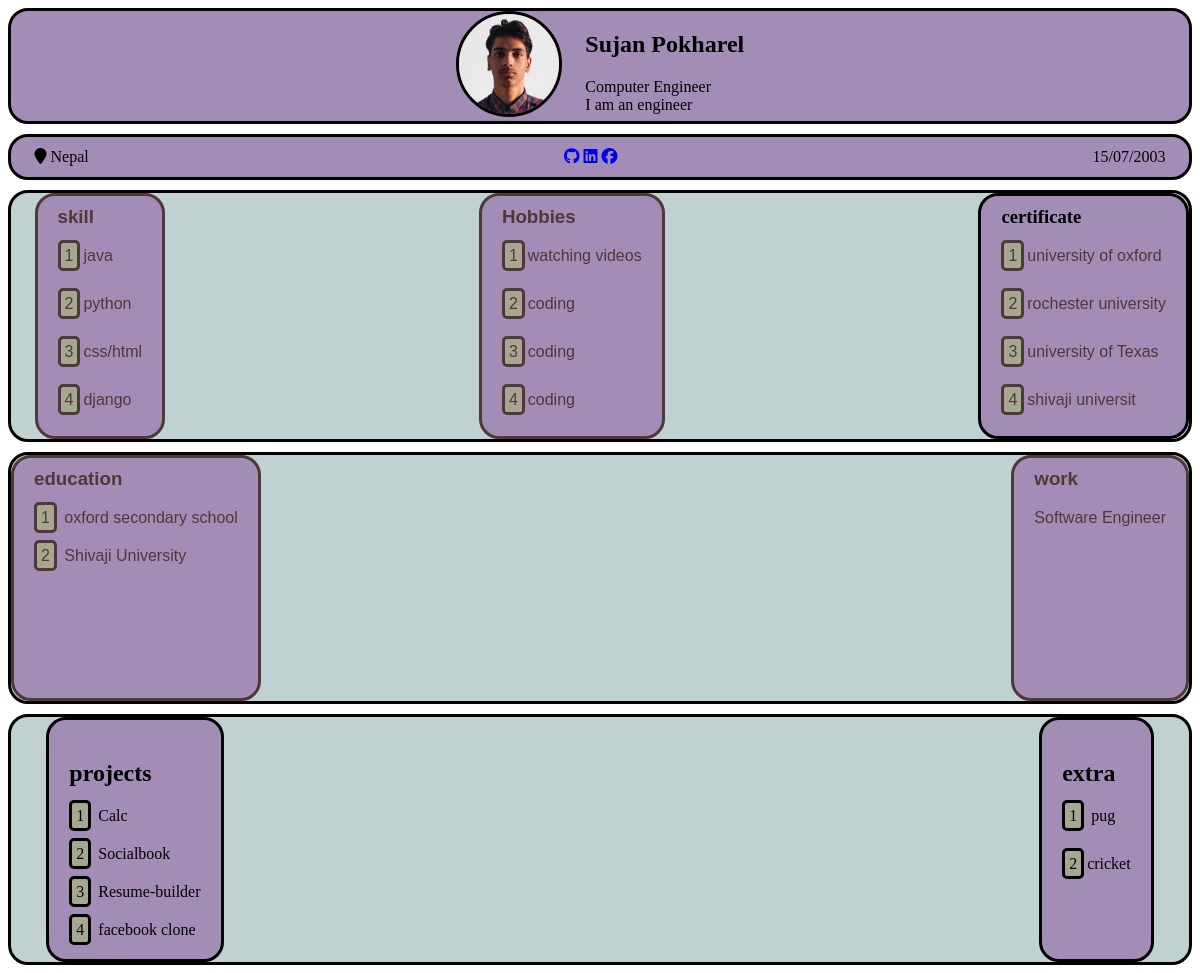
Screenshot of /resume/ with the database file from the repository.
### resume/models.py (models this page shows)
class First(models.Model):
    photo=models.FileField(upload_to="image/",default=None,null=True)
    name=models.CharField(max_length=20,null=True)
    profession=models.CharField(max_length=20,null=True)
    aboutyou=models.CharField(max_length=200,null=True)
    location=models.CharField(max_length=50,null=True)
    github=models.CharField(max_length=200,null=True)
    linkedin=models.CharField(max_length=200,null=True)
    facebook=models.CharField(max_length=200,null=True)
    dateofbirth=models.CharField(max_length=20,null=True)
    skill1=models.CharField(max_length=200,null=True)
    skill2=models.CharField(max_length=200,null=True)
    skill3=models.CharField(max_length=200,null=True)
    skill4=models.CharField(max_length=200,null=True)
    hobbies1=models.CharField(max_length=200,null=True)
    hobbies2=models.CharField(max_length=200,null=True)
    hobbies3=models.CharField(max_length=200,null=True)
    hobbies4=models.CharField(max_length=200,null=True)
    certificate1=models.CharField(max_length=200,null=True)
    certificate2=models.CharField(max_length=200,null=True)
    certificate3=models.CharField(max_length=200,null=True)
    certificate4=models.CharField(max_length=200,null=True)
    twthpassedfrom=models.CharField(max_length=200,null=True)
    bachelors=models.CharField(max_length=200,null=True)
    work=models.CharField(max_length=200,null=True)
    projects1=models.CharField(max_length=200,null=True)
    projects2=models.CharField(max_length=200,null=True)
    projects3=models.CharField(max_length=200,null=True)
    projects4=models.CharField(max_length=200,null=True)
    extraactivity1=models.CharField(max_length=200,null=True)
    extraactivity2=models.CharField(max_length=200,null=True)

### resume/views.py (the view)
# urls.py: path("resume/",views.resumerender),
def resumerender(request):
    first=First.objects.last()
    print(first)
    return render(request,"resume.html",{"first":first})

### templates/resume.html (shortened to what this page needs)
<!DOCTYPE html>
<html lang="en">
<head>
    <link rel="stylesheet" href="/static/css/resume.css">
</head>
<body>
<div class="data-upload">
        <div class="namephoto">
            <div class="image">
                <img src="/media/{{first.photo}}" alt="">
            </div>
            <div class="intro">
                <h2>{{first.name}}</h2>
                <span>{{first.profession}}</span> <br>
                <span>{{first.aboutyou}}</span>
            </div>
        </div>
        <div class="second">
            <div class="location">
                <i class="fa-solid fa-location-pin"></i> {{first.location}}
            </div>
            <div class="link">
                <a href="{{first.github}}"><i class="fa-brands fa-github"></i></a>
                <a href="{{first.linkedin}}"><i class="fa-brands fa-linkedin"></i></a>
                <a href="{{first.facebook}}"><i class="fa-brands fa-facebook"></i></a>
            </div>
            <div class="birthdate">
               <span>{{first.dateofbirth}}</span>
            </div>
        </div>
        <div class="skillshobbiescertificate">
            <div class="skills">
                <h3>skill</h3>
                <div class="skill1"><span class="span">1</span>{{first.skill1}}</div>
                <div class="skill2"><span class="span">2</span>{{first.skill2}}</div>
                <div class="skill3"><span class="span">3</span>{{first.skill3}}</div>
                <div class="skill3"><span class="span">4</span>{{first.skill4}}</div>
            </div>
            <div class="hobbies">
                <h3>Hobbies</h3>
                <div class="hobby1"><span class="span">1</span>{{first.hobbies1}}</div>
                <div class="hobby2"><span class="span">2</span>{{first.hobbies2}}</div>
                <div class="hobby3"><span class="span">3</span>{{first.hobbies3}}</div>
                <div class="hobby4"><span class="span">4</span>{{first.hobbies4}}</div>
            </div>
            <div class="certificate">
                <h3>certificate</h3>
                <div class="certificate1"><span class="span">1</span>{{first.certificate1}}</div>
                <div class="certificate2"><span class="span">2</span>{{first.certificate2}}</div>
                <div class="certificate3"><span class="span">3</span>{{first.certificate3}}</div>
                <div class="certificate4"><span class="span">4</span>{{first.certificate4}}</div>
            </div>
        </div>
        <div class="educationwork">
            <div class="education">
                <h3>education</h3>
                <div class="12th"> <span class="span">1</span> {{first.twthpassedfrom}}</div>
                <div class="bachelors"> <span class="span">2</span>  {{first.bachelors}}</div>
            </div>
            <div class="work">
                <h3>work</h3>
                <div class="work1">{{first.work}}</div>
            </div>
        </div>
    <div class="projectsandextra">
        <div class="projects">
            <h2>projects</h2>
            <div class="project0"><span class="span">1</span> {{first.projects1}}</div>
            <div class="project1"><span class="span">2</span> {{first.projects2}}</div>
            <div class="project1"><span class="span">3</span> {{first.projects3}}</div>
            <div class="project1"><span class="span">4</span> {{first.projects4}}</div>
        </div>
        <div class="extra">
            <h2>extra</h2>
            <div class="extra1"><span class="span">1</span> {{first.extraactivity1}}</div>
            <div class="extra2"><span class="span">2</span>{{first.extraactivity2}} </div>
        </div>
    </div>
</div>
</body>
</html>

### static/css/resume.css (style rules this page uses)
.span { border: solid; padding: 4px; background-color: rgb(167, 167, 145); border-radius: 5px; margin-right: 3px; }
.namephoto { border: solid; display: flex; justify-content: center; background-color: rgb(163, 141, 183); border-radius: 20px; }
.namephoto .image img { border: solid; height: 100px; border-radius: 80px; }
.namephoto .intro { margin-left: 2%; }
.second { border: solid; display: flex; justify-content: space-between; align-items: center; margin-top: 10px; height: 40px; background-color: rgb(163, 141, 183); border-radius: 20px; }
.location { margin-left: 2%; }
.birthdate { margin-right: 2%; }
.skillshobbiescertificate { display: flex; justify-content: space-between; border-radius: 20px; margin-top: 10px; flex-wrap: wrap; border: solid; background-color: rgb(192, 209, 209); }
.skills { border: solid; margin-left: 2%; background-color: rgb(163, 141, 183); display: flex; flex-direction: column; height: 200px; font-family: 'Gill Sans', 'Gill Sans MT', Calibri, 'Trebuchet MS', sans-serif; color: rgb(79, 56, 56); border-radius: 20px; padding: 20px; }
.skill2,.skill3 { margin-top: 30px; }
.hobbies { border: solid; background-color: rgb(163, 141, 183); display: flex; flex-direction: column; height: 200px; color: rgb(79, 56, 56); font-family: 'Gill Sans', 'Gill Sans MT', Calibri, 'Trebuchet MS', sans-serif; color: rgb(79, 56, 56); border-radius: 20px; padding: 20px; }
.hobby2,.hobby3,.hobby4 { margin-top: 40px; margin-top: 30px; }
.certificate { border: solid; background-color: rgb(163, 141, 183); display: flex; flex-direction: column; height: 200px; border-radius: 20px; padding: 20px; }
.certificate1 { font-family: 'Gill Sans', 'Gill Sans MT', Calibri, 'Trebuchet MS', sans-serif; color: rgb(79, 56, 56); }
.certificate2,.certificate3,.certificate4 { margin-top: 30px; font-family: 'Gill Sans', 'Gill Sans MT', Calibri, 'Trebuchet MS', sans-serif; color: rgb(79, 56, 56); }
.educationwork { border: solid; display: flex; display: flex; justify-content: space-between; border-radius: 20px; margin-top: 10px; flex-wrap: wrap; border: solid; background-color: rgb(192, 209, 209); }
.education { border: solid; border: solid; background-color: rgb(163, 141, 183); display: flex; flex-direction: column; height: 200px; color: rgb(79, 56, 56); font-family: 'Gill Sans', 'Gill Sans MT', Calibri, 'Trebuchet MS', sans-serif; color: rgb(79, 56, 56); border-radius: 20px; padding: 20px; }
.bachelors { margin-top: 20px; }
.work { border: solid; background-color: rgb(163, 141, 183); display: flex; flex-direction: column; height: 200px; color: rgb(79, 56, 56); font-family: 'Gill Sans', 'Gill Sans MT', Calibri, 'Trebuchet MS', sans-serif; color: rgb(79, 56, 56); border-radius: 20px; padding: 20px; }
.projectsandextra { border: solid; background-color: rgb(163, 141, 183); display: flex; justify-content: space-between; border-radius: 20px; margin-top: 10px; flex-wrap: wrap; border: solid; background-color: rgb(192, 209, 209); }
.projects { border: solid; margin-left: 3%; border-radius: 20px; padding: 20px; background-color: rgb(163, 141, 183); }
.project1 { margin-top: 20px; }
.extra { border: solid; margin-right: 3%; border-radius: 20px; padding: 20px; background-color: rgb(163, 141, 183); }
.extra2 { margin-top: 30px; }
h3 { margin-top: -10px; }

### rows the page displays
First: photo (picture), name "Sujan Pokharel", profession "Computer Engineer", aboutyou "I am an engineer", location "Nepal", dateofbirth "15/07/2003", skill1 "java", skill2 "python", skill3 "css/html", skill4 "django", hobbies1 "watching videos", hobbies2 "coding", hobbies3 "coding", hobbies4 "coding", certificate1 "university of oxford", certificate2 "rochester university", certificate3 "university of Texas", certificate4 "shivaji universit", twthpassedfrom "oxford secondary school", bachelors "Shivaji University", work "Software Engineer", projects1 "Calc", projects2 "Socialbook", projects3 "Resume-builder", projects4 "facebook clone", extraactivity1 "pug", extraactivity2 "cricket"
